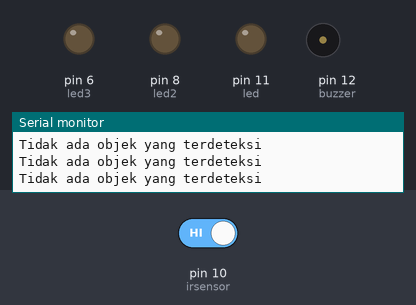
Simulated run of this sketch. Board: Arduino Uno, built with avr-gcc and run on an emulated ATmega328P. Shown: output pins drawn as LEDs (lit = HIGH), buzzer (waves = sounding), the last lines printed to the serial monitor. Dashed ring = blinking. Inputs (shaded band) come from the test bench; at power-on: pin 10 (irsensor) HIGH.

Above: at 2.2 s.
2.3 s: pin 10 (irsensor) driven LOW
At 2.9 s:
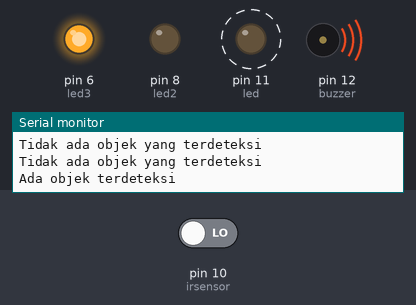
5.3 s: pin 10 (irsensor) driven HIGH
At 7.38 s:
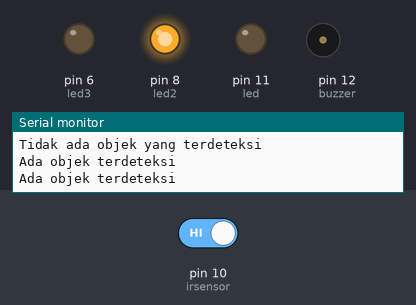
Timing chart, 0 to 8.9 s (numbered marks = the images above; inputs shaded):
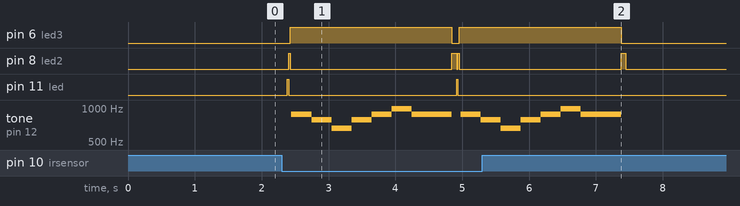

The sketch:

sketch_sep18a.ino
```cpp
int led=11;
int led2=8;
int led3=6;
int irsensor = 10;
int delai = 150;
int const buzzer = 12;

void setup()
{
  Serial.begin(9600);
  pinMode(led, OUTPUT); //wajib ditulis
  pinMode(led2, OUTPUT); //wajib ditulis
  pinMode(led3, OUTPUT); //wajib ditulis
  pinMode(irsensor, INPUT);
  digitalWrite(led, LOW); //wajib
  digitalWrite(led2, LOW); //wajib
  digitalWrite(led3, LOW); //wajib
  delay(1000); //satuan milisecond
  noTone(buzzer);
}

void playIceCreamMelody()
{
  // Nada mirip melodi es krim
  tone(buzzer, 880);  // A5
  delay(300);
  tone(buzzer, 784);  // G5
  delay(300);
  tone(buzzer, 659);  // E5
  delay(300);
  tone(buzzer, 784);  // G5
  delay(300);

  tone(buzzer, 880);  // A5
  delay(300);
  tone(buzzer, 988);  // B5
  delay(300);
  tone(buzzer, 880);  // A5
  delay(600);
  noTone(buzzer);      // Matikan buzzer setelah melodi selesai
}

void loop()
{
  int irbaca=digitalRead(irsensor);
  if(irbaca==0)
  {
    Serial.println("Ada objek terdeteksi");
    delay(50); // Menambahkan sedikit delay agar tidak terlalu cepat

    digitalWrite(led, HIGH);
    digitalWrite(led2, LOW);
    digitalWrite(led3, LOW);
    delay(20);

    digitalWrite(led, LOW);
    digitalWrite(led2, HIGH);
    digitalWrite(led3, LOW);
    delay(20);

    digitalWrite(led, LOW);
    digitalWrite(led2, LOW);
    digitalWrite(led3, HIGH);
    delay(20);

    // Mainkan melodi seperti es krim
    playIceCreamMelody();

    digitalWrite(led, LOW);
    digitalWrite(led2, HIGH);
    digitalWrite(led3, LOW);
    delay(20);
  }
  else
  {
    noTone(buzzer);
    Serial.println("Tidak ada objek yang terdeteksi");
    delay(50); // Tambahkan delay di sini juga
    digitalWrite(led, LOW);
    digitalWrite(led2, LOW);
    digitalWrite(led3, LOW);
    delay(20);
  }
}
```

Measured:
- after the input at 2.3 s, pin 6 (led3): LOW → HIGH after 0.13 s, → LOW 2.4 s later, → HIGH 0.11 s later; pin 8 (led2): goes HIGH 0.02 s, LOW 2.4 s, HIGH 0.07 s, LOW 0.02 s, HIGH 0.02 s, then LOW, starting after 0.11 s
- after the input at 5.3 s, pin 6 (led3), pin 8 (led2): goes on until 7.4 s, then stays LOW; pin 11 (led): stops changing and stays LOW; tone on pin 12 (buzzer): goes on until 7.4 s, then stays silent
